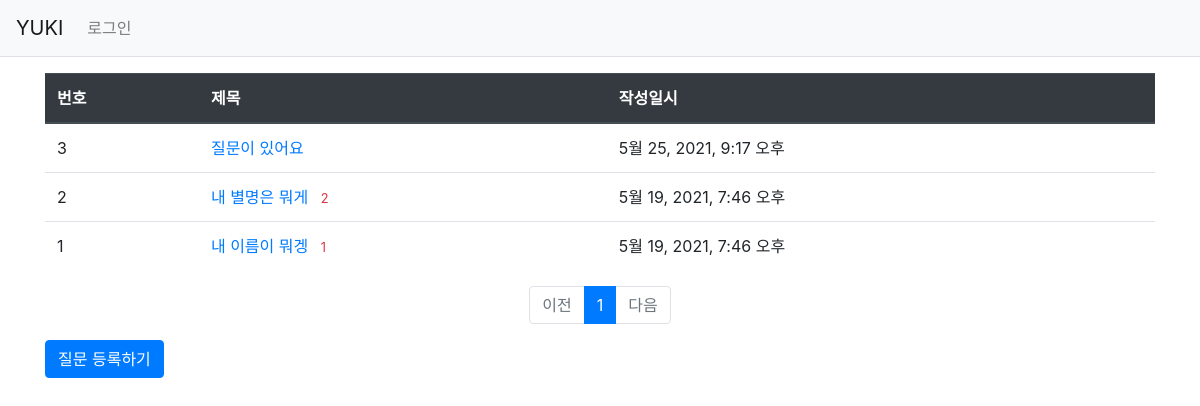
Page /firtapp/ on the committed database.
### firtapp/models.py (models this page shows, shortened)
class Question(models.Model):
    subject = models.CharField(max_length=200)
    content = models.TextField()
    create_date = models.DateTimeField()

### firtapp/views.py (the view)
# urls.py: path('', views.index, name='index'),  # '/' 에 해당되는 path
def index(request):
    page = request.GET.get('page', '1')  # 페이지
    question_list = Question.objects.order_by('-create_date')
    paginator = Paginator(question_list, 10)  # 페이지당 10개씩 보여주기
    page_obj = paginator.get_page(page)
    context = {'question_list': page_obj}
    return render(request, 'firtapp/question_list.html', context)

### firtapp/templatetags/firtapp_filter.py (called while the page is built)
@register.filter
def sub(value, arg):
    return value - arg

### templates/firtapp/question_list.html
{% extends 'base.html' %}
{% load firtapp_filter %}
{% block content %}
<div class="container my-3">
    <table class="table">
        <thead>
        <tr class="thead-dark">
            <th>번호</th>
            <th>제목</th>
            <th>작성일시</th>
        </tr>
        </thead>
        <tbody>
        {% if question_list %}
        {% for question in question_list %}
        <tr>
            <td>
                {{ question_list.paginator.count|sub:question_list.start_index|sub:forloop.counter0|add:1 }}
            </td>
            <td>
                <a href="{% url 'firtapp:detail' question.id %}">{{ question.subject }}</a>
                {% if question.answer_set.count > 0 %}
                <span class="text-danger small ml-2">{{ question.answer_set.count }}</span>
                {% endif %}
            </td>
            <td>{{ question.create_date }}</td>
        </tr>
        {% endfor %}
        {% else %}
        <tr>
            <td colspan="3">질문이 없습니다.</td>
        </tr>
        {% endif %}
        </tbody>
    </table>
    <ul class="pagination justify-content-center">
        {% if question_list.has_previous %}
        <li class="page-item">
            <a class="page-link" href="?page={{ question_list.previous_page_number }}">이전</a>
        </li>
        {% else %}
        <li class="page-item disabled">
            <a class="page-link" tabindex="-1" aria-disabled="true" href="#">이전</a>
        </li>
        {% endif %}
        {% for page_number in question_list.paginator.page_range %}
        {% if page_number >= question_list.number|add:-5 and page_number <= question_list.number|add:5 %}
            {% if page_number == question_list.number %}
            <li class="page-item active" aria-current="page">
                <a class="page-link" href="?page={{ page_number }}">{{ page_number }}</a>
            </li>
            {% else %}
            <li class="page-item">
                <a class="page-link" href="?page={{ page_number }}">{{ page_number }}</a>
            </li>
            {% endif %}
        {% endif %}
        {% endfor %}
        {% if question_list.has_next %}
        <li class="page-item">
            <a class="page-link" href="?page={{ question_list.next_page_number }}">다음</a>
        </li>
        {% else %}
        <li class="page-item disabled">
            <a class="page-link" tabindex="-1" aria-disabled="true" href="#">다음</a>
        </li>
        {% endif %}
    </ul>
    <a href="{% url 'firtapp:question_create' %}" class="btn btn-primary">질문 등록하기</a>
</div>
{% endblock %}

### templates/base.html (shortened to what this page needs)
{% load static %}
<!doctype html>
<html lang="ko">
<head>
    <link rel="stylesheet" type="text/css" href="{% static 'bootstrap.min.css' %}">
    <link rel="stylesheet" type="text/css" href="{% static 'style.css' %}">
</head>
<body>
{% include "navbar.html" %}
{% block content %}
{% endblock %}
</body>
</html>

### templates/navbar.html (shortened to what this page needs)
<nav class="navbar navbar-expand-lg navbar-light bg-light border-bottom">
    <a class="navbar-brand" href="{% url 'firtapp:index' %}">YUKI</a>
    <div class="collapse navbar-collapse flex-grow-0" id="navbarNav">
        <ul class="navbar-nav">
            <li class="nav-item ">
                {% if user.is_authenticated %}
                <a class="nav-link" href="{% url 'common:logout' %}">{{ user.username }} (로그아웃)</a>
                {% else %}
                <a class="nav-link" href="{% url 'common:login' %}">로그인</a>
                {% endif %}
            </li>
        </ul>
    </div>
</nav>

### rows in the picture
Question: paginator.count|sub "3", subject "질문이 있어요", create_date "5월 25, 2021, 9:17 오후"
Question: paginator.count|sub "2", subject "내 별명은 뭐게", answer_set.count "2", create_date "5월 19, 2021, 7:46 오후"
Question: paginator.count|sub "1", subject "내 이름이 뭐겡", answer_set.count "1", create_date "5월 19, 2021, 7:46 오후"

### other values in the picture
{{ page_number }} "1"
